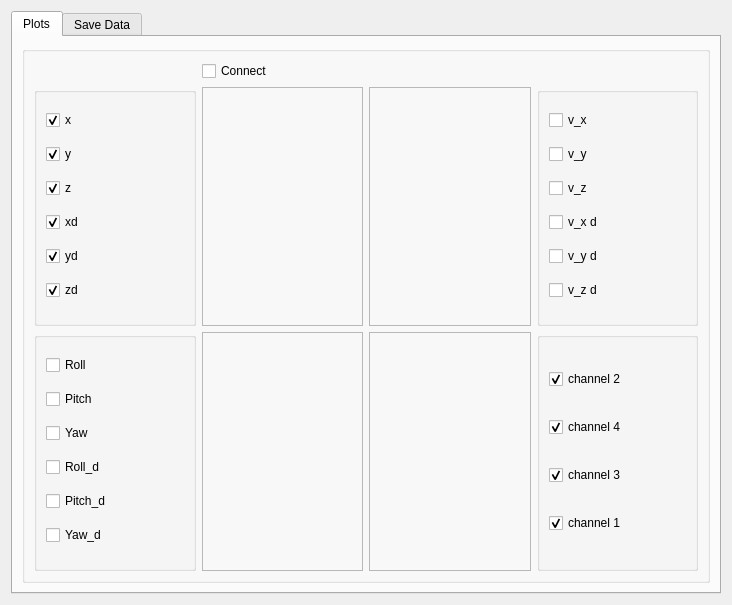
<?xml version="1.0" encoding="UTF-8"?>
<ui version="4.0">
 <class>Form</class>
 <widget class="QWidget" name="Form">
  <property name="geometry">
   <rect>
    <x>0</x>
    <y>0</y>
    <width>732</width>
    <height>605</height>
   </rect>
  </property>
  <property name="windowTitle">
   <string>Form</string>
  </property>
  <property name="styleSheet">
   <string notr="true"/>
  </property>
  <layout class="QGridLayout" name="gridLayout">
   <item row="0" column="1">
    <widget class="QTabWidget" name="tabWidget">
     <property name="currentIndex">
      <number>0</number>
     </property>
     <widget class="QWidget" name="tab">
      <attribute name="title">
       <string>Plots</string>
      </attribute>
      <layout class="QGridLayout" name="gridLayout_8">
       <item row="0" column="0">
        <widget class="QGroupBox" name="groupBox_2">
         <property name="title">
          <string/>
         </property>
         <layout class="QGridLayout" name="gridLayout_3">
          <item row="3" column="2">
           <widget class="QFrame" name="frame_2">
            <property name="frameShape">
             <enum>QFrame::StyledPanel</enum>
            </property>
            <property name="frameShadow">
             <enum>QFrame::Raised</enum>
            </property>
           </widget>
          </item>
          <item row="7" column="2">
           <widget class="QFrame" name="frame_4">
            <property name="frameShape">
             <enum>QFrame::StyledPanel</enum>
            </property>
            <property name="frameShadow">
             <enum>QFrame::Raised</enum>
            </property>
           </widget>
          </item>
          <item row="3" column="3">
           <widget class="QGroupBox" name="groupBox_4">
            <property name="title">
             <string/>
            </property>
            <layout class="QVBoxLayout" name="verticalLayout_3">
             <item>
              <widget class="QCheckBox" name="Xvelcheck">
               <property name="text">
                <string>v_x</string>
               </property>
              </widget>
             </item>
             <item>
              <widget class="QCheckBox" name="Yvelcheck">
               <property name="text">
                <string>v_y</string>
               </property>
              </widget>
             </item>
             <item>
              <widget class="QCheckBox" name="Zvelcheck">
               <property name="text">
                <string>v_z</string>
               </property>
              </widget>
             </item>
             <item>
              <widget class="QCheckBox" name="Xdvelcheck">
               <property name="text">
                <string>v_x d</string>
               </property>
              </widget>
             </item>
             <item>
              <widget class="QCheckBox" name="Ydvelcheck">
               <property name="text">
                <string>v_y d</string>
               </property>
              </widget>
             </item>
             <item>
              <widget class="QCheckBox" name="Zdvelcheck">
               <property name="text">
                <string>v_z d</string>
               </property>
              </widget>
             </item>
            </layout>
           </widget>
          </item>
          <item row="7" column="3">
           <widget class="QGroupBox" name="groupBox_6">
            <property name="title">
             <string/>
            </property>
            <layout class="QVBoxLayout" name="verticalLayout_4">
             <item>
              <widget class="QCheckBox" name="Ch2check">
               <property name="text">
                <string>channel 2</string>
               </property>
               <property name="checked">
                <bool>true</bool>
               </property>
              </widget>
             </item>
             <item>
              <widget class="QCheckBox" name="Ch4check">
               <property name="text">
                <string>channel 4</string>
               </property>
               <property name="checked">
                <bool>true</bool>
               </property>
              </widget>
             </item>
             <item>
              <widget class="QCheckBox" name="Ch3check">
               <property name="text">
                <string>channel 3</string>
               </property>
               <property name="checked">
                <bool>true</bool>
               </property>
              </widget>
             </item>
             <item>
              <widget class="QCheckBox" name="Ch1check">
               <property name="text">
                <string>channel 1</string>
               </property>
               <property name="checked">
                <bool>true</bool>
               </property>
              </widget>
             </item>
            </layout>
           </widget>
          </item>
          <item row="7" column="1">
           <widget class="QFrame" name="frame_3">
            <property name="frameShape">
             <enum>QFrame::StyledPanel</enum>
            </property>
            <property name="frameShadow">
             <enum>QFrame::Raised</enum>
            </property>
           </widget>
          </item>
          <item row="7" column="0">
           <widget class="QGroupBox" name="groupBox_5">
            <property name="title">
             <string/>
            </property>
            <layout class="QVBoxLayout" name="verticalLayout_2">
             <item>
              <widget class="QCheckBox" name="Roll_check">
               <property name="text">
                <string>Roll</string>
               </property>
              </widget>
             </item>
             <item>
              <widget class="QCheckBox" name="Pitch_check">
               <property name="text">
                <string>Pitch</string>
               </property>
              </widget>
             </item>
             <item>
              <widget class="QCheckBox" name="Yaw_check">
               <property name="text">
                <string>Yaw</string>
               </property>
              </widget>
             </item>
             <item>
              <widget class="QCheckBox" name="Rolld_check">
               <property name="text">
                <string>Roll_d</string>
               </property>
              </widget>
             </item>
             <item>
              <widget class="QCheckBox" name="Pitchd_check">
               <property name="text">
                <string>Pitch_d</string>
               </property>
              </widget>
             </item>
             <item>
              <widget class="QCheckBox" name="Yawd_check">
               <property name="text">
                <string>Yaw_d</string>
               </property>
              </widget>
             </item>
            </layout>
           </widget>
          </item>
          <item row="0" column="1">
           <widget class="QCheckBox" name="ButtonSubscribe">
            <property name="text">
             <string>Connect</string>
            </property>
            <property name="checked">
             <bool>false</bool>
            </property>
           </widget>
          </item>
          <item row="3" column="1">
           <widget class="QFrame" name="frame">
            <property name="frameShape">
             <enum>QFrame::StyledPanel</enum>
            </property>
            <property name="frameShadow">
             <enum>QFrame::Raised</enum>
            </property>
           </widget>
          </item>
          <item row="3" column="0">
           <widget class="QGroupBox" name="groupBox_3">
            <property name="title">
             <string/>
            </property>
            <layout class="QVBoxLayout" name="verticalLayout">
             <item>
              <widget class="QCheckBox" name="Xcheck">
               <property name="text">
                <string>x</string>
               </property>
               <property name="checked">
                <bool>true</bool>
               </property>
              </widget>
             </item>
             <item>
              <widget class="QCheckBox" name="Ycheck">
               <property name="text">
                <string>y</string>
               </property>
               <property name="checked">
                <bool>true</bool>
               </property>
              </widget>
             </item>
             <item>
              <widget class="QCheckBox" name="Zcheck">
               <property name="text">
                <string>z</string>
               </property>
               <property name="checked">
                <bool>true</bool>
               </property>
              </widget>
             </item>
             <item>
              <widget class="QCheckBox" name="Xdcheck">
               <property name="text">
                <string>xd</string>
               </property>
               <property name="checked">
                <bool>true</bool>
               </property>
              </widget>
             </item>
             <item>
              <widget class="QCheckBox" name="Ydcheck">
               <property name="text">
                <string>yd</string>
               </property>
               <property name="checked">
                <bool>true</bool>
               </property>
              </widget>
             </item>
             <item>
              <widget class="QCheckBox" name="Zdcheck">
               <property name="text">
                <string>zd</string>
               </property>
               <property name="checked">
                <bool>true</bool>
               </property>
              </widget>
             </item>
            </layout>
           </widget>
          </item>
         </layout>
        </widget>
       </item>
      </layout>
     </widget>
     <widget class="QWidget" name="tab_2">
      <attribute name="title">
       <string>Save Data</string>
      </attribute>
      <layout class="QGridLayout" name="gridLayout_9">
       <item row="4" column="0" colspan="4">
        <widget class="QPushButton" name="refresh_button">
         <property name="text">
          <string>Refresh</string>
         </property>
        </widget>
       </item>
       <item row="3" column="0">
        <widget class="QListWidget" name="list_text_files"/>
       </item>
       <item row="3" column="1">
        <widget class="QListWidget" name="list_pdf_files"/>
       </item>
       <item row="2" column="0">
        <widget class="QCheckBox" name="ButtonRequestSave">
         <property name="text">
          <string>Save Data</string>
         </property>
        </widget>
       </item>
       <item row="2" column="1">
        <widget class="QGroupBox" name="groupBox">
         <property name="title">
          <string>File Name</string>
         </property>
         <widget class="QPlainTextEdit" name="input_file_name">
          <property name="geometry">
           <rect>
            <x>80</x>
            <y>0</y>
            <width>261</width>
            <height>31</height>
           </rect>
          </property>
         </widget>
        </widget>
       </item>
      </layout>
     </widget>
    </widget>
   </item>
  </layout>
 </widget>
 <resources/>
 <connections/>
</ui>
